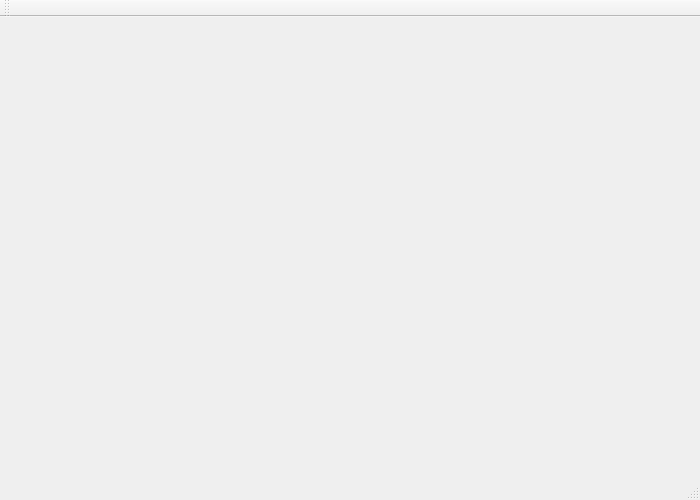
<?xml version="1.0" encoding="UTF-8"?>
<ui version="4.0">
 <class>MainWindow</class>
 <widget class="QMainWindow" name="MainWindow">
  <property name="geometry">
   <rect>
    <x>0</x>
    <y>0</y>
    <width>700</width>
    <height>500</height>
   </rect>
  </property>
  <property name="windowTitle">
   <string>Mous</string>
  </property>
  <widget class="QWidget" name="centralWidget">
   <layout class="QVBoxLayout" name="verticalLayout">
    <property name="margin">
     <number>2</number>
    </property>
    <item>
     <layout class="QVBoxLayout" name="layoutPlaylist">
      <property name="sizeConstraint">
       <enum>QLayout::SetDefaultConstraint</enum>
      </property>
     </layout>
    </item>
   </layout>
  </widget>
  <widget class="QStatusBar" name="statusBar">
   <property name="sizePolicy">
    <sizepolicy hsizetype="Preferred" vsizetype="Preferred">
     <horstretch>0</horstretch>
     <verstretch>0</verstretch>
    </sizepolicy>
   </property>
  </widget>
  <widget class="QToolBar" name="toolBar">
   <property name="windowTitle">
    <string>toolBar</string>
   </property>
   <attribute name="toolBarArea">
    <enum>TopToolBarArea</enum>
   </attribute>
   <attribute name="toolBarBreak">
    <bool>false</bool>
   </attribute>
  </widget>
 </widget>
 <layoutdefault spacing="6" margin="11"/>
 <resources/>
 <connections/>
</ui>
